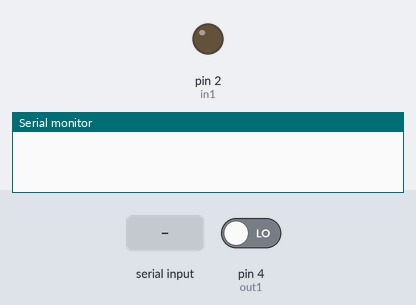
A sketch run on a simulated Arduino Uno, built with avr-gcc and run on an emulated ATmega328P. Shown: output pins drawn as LEDs (lit = HIGH), the last lines printed to the serial monitor. Inputs (shaded band) come from the test bench; at power-on: pin 4 (out1) LOW.

Above: at 1.2 s.
1.3 s: "90,45\n" received over Serial
At 2.4 s:
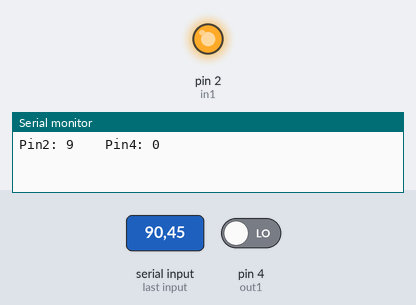
Timing chart, 0 to 4.3 s (numbered marks = the images above; inputs shaded):
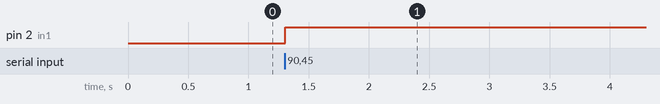

The sketch:

not.ino
```cpp
// Not https://www.tinkercad.com/things/kDo7gXcV9Rs-not?sharecode=80bI4dCh5ljKVVtS3CEp7z1b2w2sI7_mjRNZLjgqZBA
// Serial input: 0, 1

const int in1 = 2;
const int out1 = 4;

void setup()
{
  Serial.begin(9600);
  pinMode(in1, OUTPUT);
  pinMode(out1, INPUT);
}

void loop()
{
  if (Serial.available()) {
    String input = Serial.readStringUntil('\n');
    input.trim();

  	int bit1 = input[0] - '0';

  	digitalWrite(in1, bit1);

  	Serial.print("Pin2: ");
  	Serial.print(bit1);

    int state = digitalRead(out1);

  	Serial.print("\t\tPin4: ");
  	Serial.print(state);
  	Serial.print("\n");
  }
}
```

Measured:
- after the input at 1.3 s, pin 2 (in1): LOW → HIGH at once
